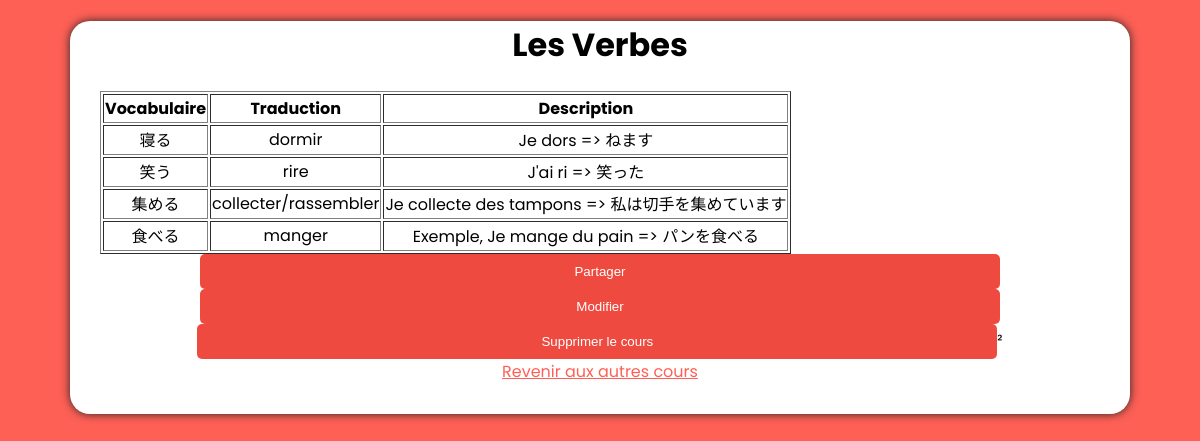
The app's page /cours/9 (signed in) with its own data.
### tables this page shows
CREATE TABLE Names (
    course_id INTEGER PRIMARY KEY, 
    name TEXT UNIQUE NOT NULL
);

CREATE TABLE "Cours" (
    course_id INTEGER NOT NULL,  -- The ID for the course (not unique across rows)
    vocabulaire TEXT NOT NULL,   -- Vocabulary word
    traduction TEXT NOT NULL,    -- Translation
    description TEXT,            -- Description (can be NULL)
    PRIMARY KEY (course_id, vocabulaire)  -- Composite primary key
);

### app.py (the view)
@app.route('/cours/<int:course_id>')
def display_cours(course_id):
    if not is_logged_in():
        return redirect(url_for("index")) # Retour vers
    conn = get_db_connection()
    cur = conn.cursor()
    cur.execute('SELECT name FROM Names WHERE course_id = ?', (course_id,))
    course_name = cur.fetchone()
    cur.execute('SELECT category FROM Category_cours WHERE course_id = ?', (course_id,))
    category = cur.fetchone()
    cur.execute("""
        SELECT cu.user_id FROM cours_user as cu
        where cu.course_id = ?""", (course_id,))
    owner = cur.fetchone()
    if not owner:
        owner_id = None
    else:
        owner_id = owner['user_id']
    course_content = get_cours_content(course_id)
    if course_name and course_content: # Se le cours contient du vocabulaire
        return render_template('display_cours.html', course_name=course_name['name'], course_content=course_content, cours_category=category['category'], owner_id=owner_id)
    else: # Sinon affichage de la page avec le moyen d'ajouter du contenu
        return render_template('display_cours.html', course_name=course_name['name'], cours_category=category['category'], owner_id=owner_id)

### app.py (called while the page is built)
def is_logged_in():
    return "user_name" in session

def get_db_connection():
    with  sqlite3.connect('SQL_data/cours_data.db') as conn:
        conn.row_factory = sqlite3.Row # ça transforme les lignes en dictionnaires
        return conn

def get_cours_content(course_id):
    conn = get_db_connection()
    cur = conn.cursor()
    cur.execute('SELECT course_id, vocabulaire, traduction, description FROM Cours WHERE course_id = ?', (course_id,))
    course_content = cur.fetchall()
    conn.close()
    return course_content

### templates/display_cours.html (shortened to what this page needs)
<!DOCTYPE html>
<html lang="fr">
    <head>
        <link rel="stylesheet" type="text/css" href="{{ url_for('static', filename='general.css') }}">
    </head>
    <body>
        <div id = "main-div-cards">
            <h1>{{ course_name }}</h1>
            <table id="table-cours" border="1">
                <thead>
                    <tr>
                        <th>Vocabulaire</th>
                        <th>Traduction</th>
                        <th>Description</th>
                    </tr>
                </thead>
                <tbody>
                    {% for row in course_content %}
                    <tr data-course-id="{{ row['course_id'] }}" data-vocabulaire="{{ row['vocabulaire'] }}">
                        <td>{{ row['vocabulaire'] }}</td>
                        <td>{{ row['traduction'] }}</td>
                        <td>{{ row['description'] if row['description'] else 'Aucune' }}</td>
                    </tr>
                    {% endfor %}
                </tbody>
            </table>
            {% if owner_id == session['user_id']%}
                {% if cours_category == 'partage' %}
                    <button id="unshare-btn">Vérouiller</button>
                {% else %}
                    <button id="share-btn">Partager</button>
                {% endif %}
                <button id="edit-btn">Modifier</button>
                <button id="delete-cours-btn">Supprimer le cours</button>²
            {% endif %}
            <br>
            <a id="link" href="{{ url_for('cours') }}">Revenir aux autres cours</a>
        </div>
    </body>
</html>

### static/general.css (style rules this page uses)
body { font-family: 'Poppins', sans-serif; }
body { text-align: center; background-color: #ff6056; }
#link { text-decoration: underline; color: #FF6056; }

### static/pageCours.css (style rules this page uses)
a { text-decoration: none; }

### static/cours.css (style rules this page uses)
#main-div-cards { text-align: center; background-color: white; box-shadow: 0px 0px 10px rgb(35, 35, 35); border-radius: 20px; height: 100%; margin-left: auto; margin-right: auto; padding: 0px 30px 30px 30px; max-width: 1000px; }

### static/login_signin.css (style rules this page uses)
button { width: 80%; padding: 10px; background-color: #ef4a3f; color: white; border: none; border-radius: 5px; cursor: pointer; }

### records on screen
Names: name "Les Verbes"
Cours: vocabulaire "寝る", traduction "dormir", description "Je dors => ねます"
Cours: vocabulaire "笑う", traduction "rire", description "J'ai ri => 笑った"
Cours: vocabulaire "集める", traduction "collecter/rassembler", description "Je collecte des tampons => 私は切手を集めています"
Cours: vocabulaire "食べる", traduction "manger", description "Exemple, Je mange du pain => パンを食べる"
